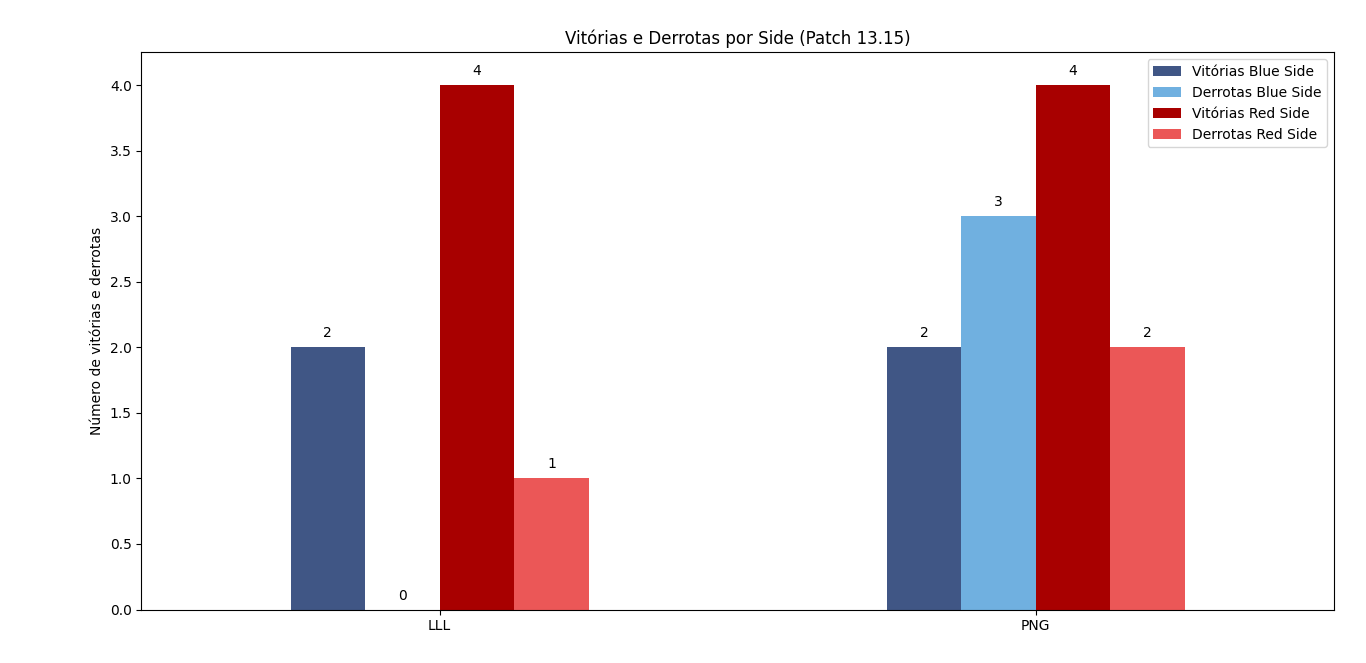

This figure's Python source:
import pandas as pd
from matplotlib import pyplot as plt

#Modelling Data
data = {
    'Vitórias Blue Side': [2, 2],
    'Derrotas Blue Side': [0, 3],
    'Vitórias Red Side': [4, 4],
    'Derrotas Red Side': [1, 2]
    }

df = pd.DataFrame(data, index=['LLL', 'PNG'])

#Plotting
ax = df.plot.bar(color=['#405685', '#70b0e0', '#a80000', '#eb5757'])

for value in ax.containers:
    ax.bar_label(value, padding=5)

plt.title('Vitórias e Derrotas por Side (Patch 13.15)')
plt.ylabel('Número de vitórias e derrotas')
plt.xticks(rotation=0, horizontalalignment='center')
plt.ylim(0, 4.25)
plt.tight_layout()
plt.show()
